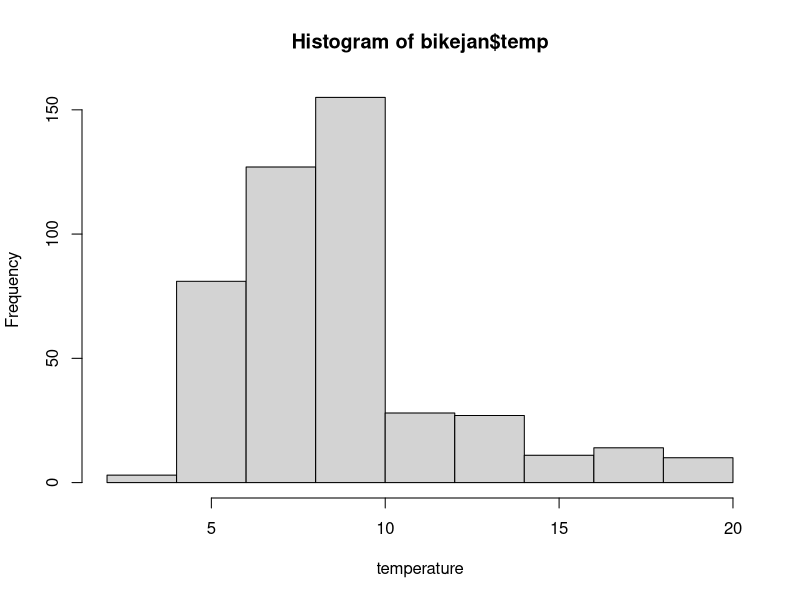
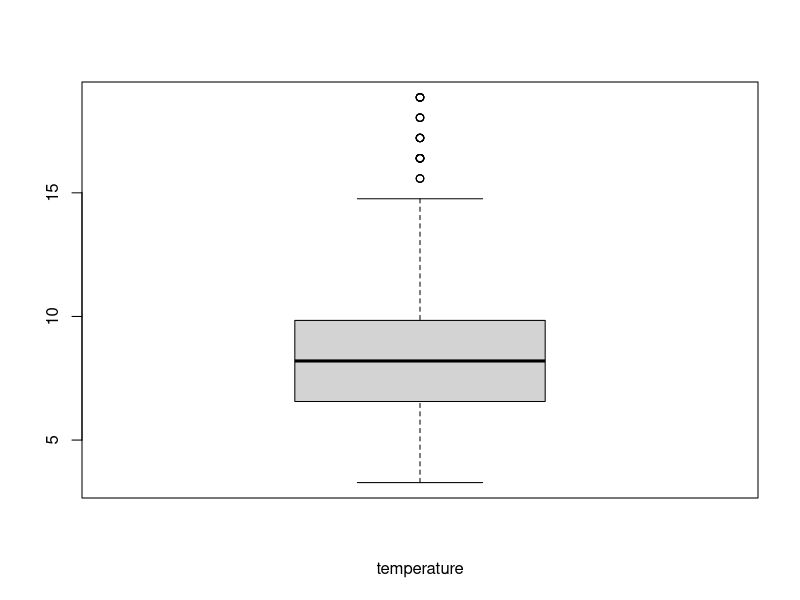
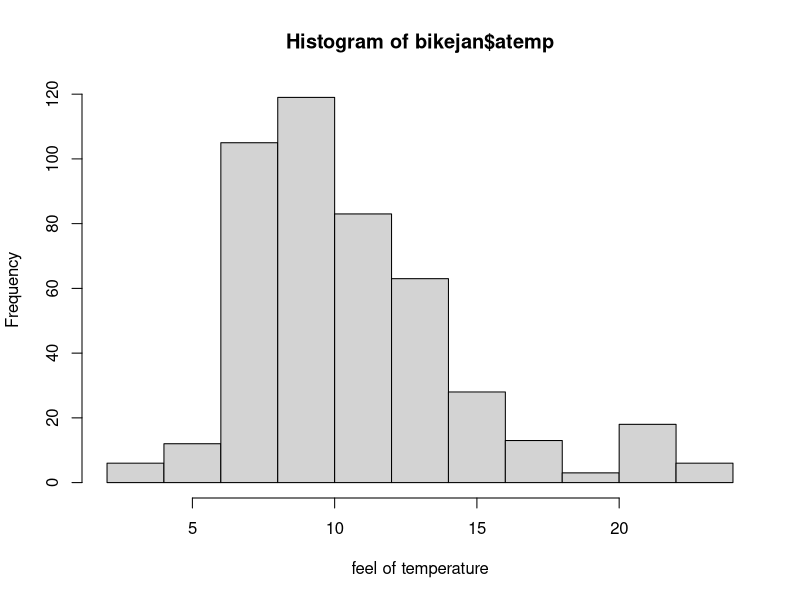
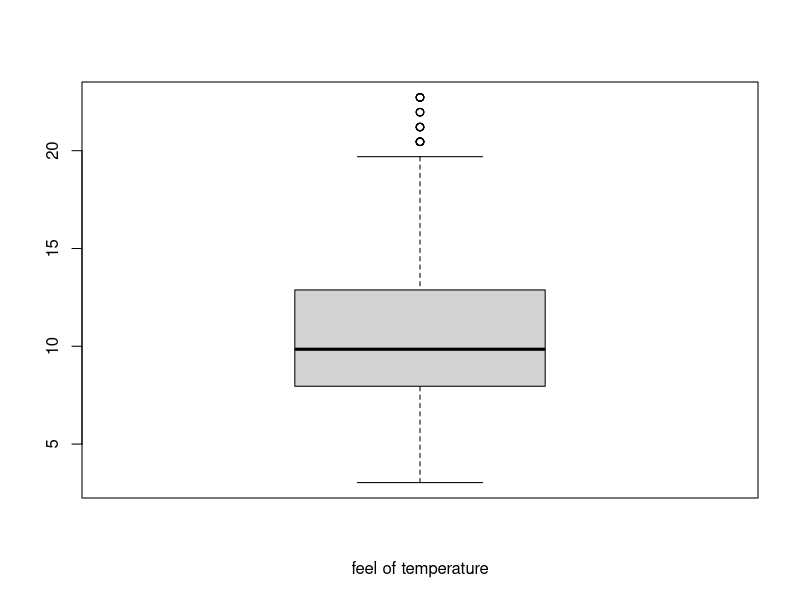
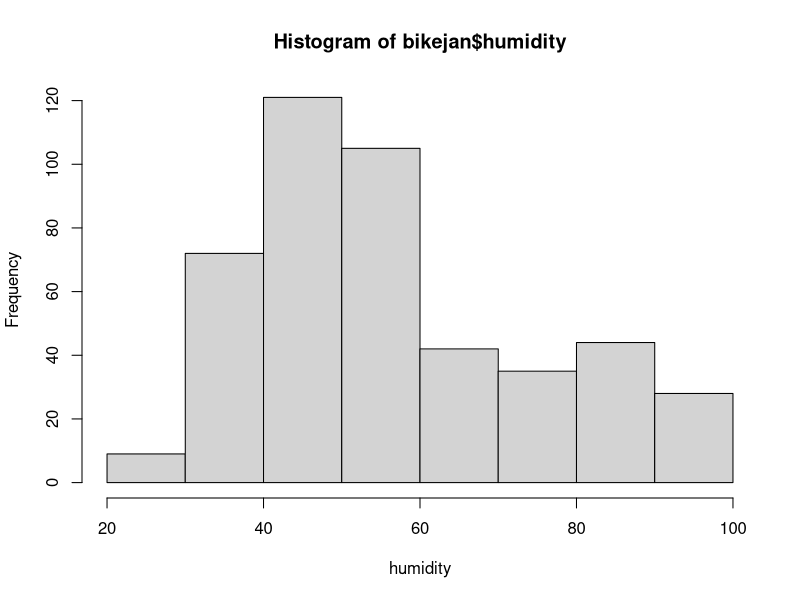
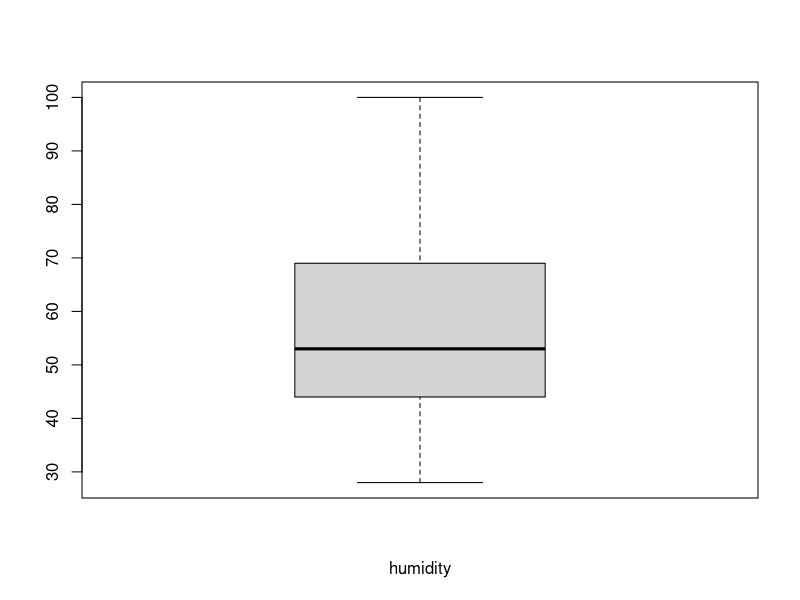
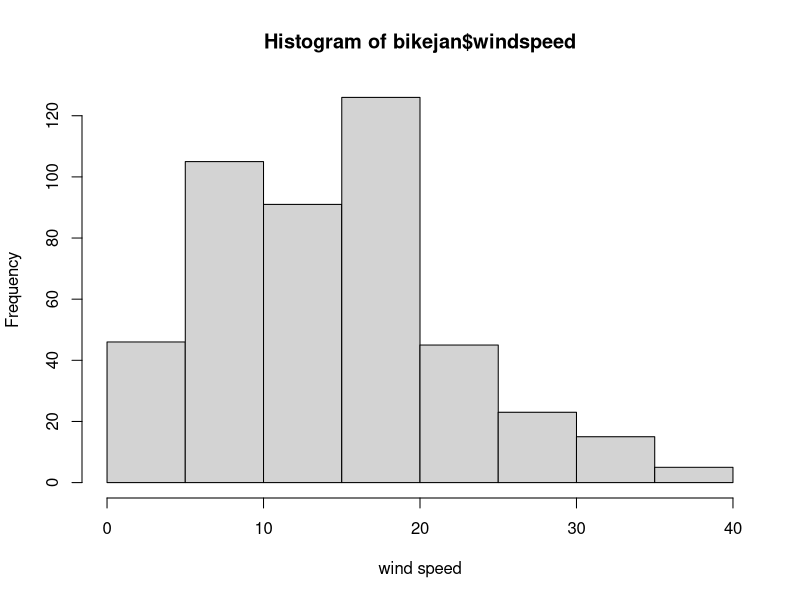
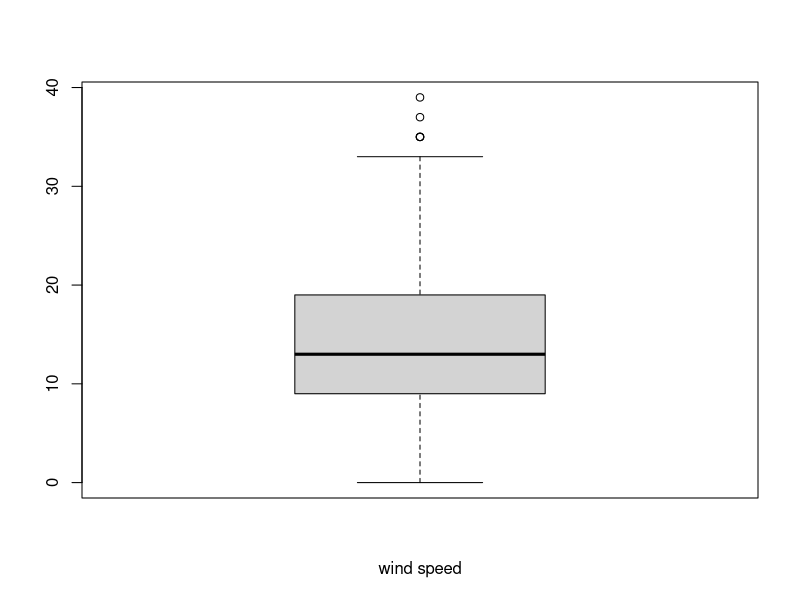

These charts were generated, in order, by the following R code:
## ---- chunk 1
bikejan <- read.csv("bikejan.csv")
bikejan$datetime <- as.POSIXlt(as.character(bikejan$datetime))
str(bikejan)
summary(bikejan)
x <- 1:10
y <- 990:999
## ---- chunk 2
table(bikejan$season)/24
## ---- chunk 3
table(bikejan$holiday)/24
bikejan[(bikejan$holiday==1),c(15,17)]
## ---- chunk 4
table(bikejan$workingday)/24
table(bikejan$day)/24
## ---- chunk 5
table(bikejan$weather)/24
table(bikejan$weather)
## ---- chunk 6
hist(bikejan$temp,xlab="temperature")
boxplot(bikejan$temp,xlab="temperature")
quantile(bikejan$temp,c(x/1000,0.05,0.1,0.2,0.25,0.3,0.4,0.5,0.6,0.7,0.75,0.8,0.9,0.95,0.96,0.97,0.98,0.99,y/1000))
## ---- chunk 7
hist(bikejan$atemp,xlab="feel of temperature")
boxplot(bikejan$atemp,xlab="feel of temperature")
quantile(bikejan$atemp,c(x/1000,0.05,0.1,0.2,0.25,0.3,0.4,0.5,0.6,0.7,0.75,0.8,0.9,0.95,0.96,0.97,0.98,0.99,y/1000))
## ---- chunk 8
hist(bikejan$humidity,xlab="humidity")
boxplot(bikejan$humidity,xlab="humidity")
quantile(bikejan$humidity,c(x/1000,0.05,0.1,0.2,0.25,0.3,0.4,0.5,0.6,0.7,0.75,0.8,0.9,0.95,0.96,0.97,0.98,0.99,y/1000))
## ---- chunk 9
hist(bikejan$windspeed,xlab="wind speed")
boxplot(bikejan$windspeed,xlab="wind speed")
quantile(bikejan$windspeed,c(x/1000,0.05,0.1,0.2,0.25,0.3,0.4,0.5,0.6,0.7,0.75,0.8,0.9,0.95,0.96,0.97,0.98,0.99,y/1000))
## ---- chunk 10
hist(bikejan$count,xlab="count")
boxplot(bikejan$count,xlab="count")
quantile(bikejan$count,c(x/1000,0.05,0.1,0.2,0.25,0.3,0.4,0.5,0.6,0.7,0.75,0.8,0.9,0.95,0.96,0.97,0.98,0.99,y/1000))
## ---- chunk 11
boxplot(count~season,bikejan,xlab="season",ylab="count")
## ---- chunk 12
boxplot(count~holiday,bikejan,xlab="holiday",ylab="count")
## ---- chunk 13
boxplot(count~workingday,bikejan,xlab="workingday",ylab="count")
## ---- chunk 14
boxplot(count~weather,bikejan,xlab="weather",ylab="count")
## ---- chunk 15
plot(count~temp,bikejan[order(bikejan$temp),],type="l",xlab="temp",ylab="count")
plot(count~atemp,bikejan[order(bikejan$atemp),],type="l",xlab="atemp",ylab="count")
plot(count~humidity,bikejan[order(bikejan$humidity),],type="l",xlab="humidity",ylab="count")
plot(count~windspeed,bikejan[order(bikejan$windspeed),],type="l",xlab="humidity",ylab="count")
## ---- chunk 16
bikejan_hour <- aggregate(count~hour,bikejan,sum)
head(bikejan_hour[order(-bikejan_hour$count),],4)
plot(count~hour,bikejan_hour,type="l")
## ---- chunk 17
bikejan_day <- aggregate(count~day,bikejan,mean)
bikejan_day[order(-bikejan_day$count),]
plot(count~day,bikejan_day,cex.axis=0.50)
## ---- chunk 18
bikejan_date <- aggregate(count~date,bikejan,sum)
head(bikejan_date[order(-bikejan_date$count),])
tail(bikejan_date[order(-bikejan_date$count),])
plot(count~date,bikejan_date,type="l")
## ---- chunk 19
cor(bikejan[,-c(1,18,17,6,15,14,13,11,10)])
## ---- chunk 20
#converting all categorical variables as factor variables
bikejan$season <- as.factor(bikejan$season)
bikejan$holiday <- as.factor(bikejan$holiday)
bikejan$workingday <- as.factor(bikejan$workingday)
bikejan$hour <- as.numeric(bikejan$hour)
bikejan$day <- as.numeric(bikejan$day)
#weather is taken as numeric variable, as there is a value in the prediction data set with weather=4, to predict that value we keep the weather as continuos variable
bikejan$weather <- as.numeric(bikejan$weather)
## ---- chunk 21
#partitioning the data into train dataset and test dataset
library(caret)
intrain <- createDataPartition(bikejan$count,times=1,p=.8, list=FALSE)
trainjan <- bikejan[intrain,]
testjan <- bikejan[-intrain,]
## ---- chunk 22
#let us put all the variables in the model  
library(car)
library(MASS)
model <- lm(count~ holiday+workingday+weather+temp+atemp+humidity+windspeed+hour+day, trainjan)
vif(model)
#VIF of temp and atemp is very high, they are collinear variables, so we drop atemp, as it has high value of VIF
model <- lm(count~ holiday+workingday+weather+temp+humidity+windspeed+hour+day, trainjan)
vif(model)
#The VIF of all variable is less than 2, hence we consider al the variables for the model, let us ty to have the best fit using stepwise regression model
model_bike <- stepAIC(model,direction= "both")
model_bike$anova
#using stepwise regression it has dropped the 'holiday' variable. When cheked with the initial model, holiday wasn't significant
summary(model_bike)
par(mfrow=c(2,2))
plot(model_bike)
## ---- chunk 23
testjan$season <- as.factor(testjan$season)
testjan$holiday <- as.factor(testjan$holiday)
testjan$workingday <- as.factor(testjan$workingday)
testjan$hour <- as.numeric(testjan$hour)
testjan$weather <- as.numeric(testjan$weather)
testjan$day <- as.numeric(testjan$day)
#predicting count values from the model
predict_test_lm <- ceiling(predict(model,testjan))
## ---- chunk 24
#classification tree model
modfit_tree <- train(count ~ holiday+workingday+weather+temp+atemp+humidity+windspeed+hour+day, data= trainjan, method= "rpart")
modfit_tree$finalModel
plot(modfit_tree)
predict_test_tree <- ceiling(predict(modfit_tree,testjan))
## ---- chunk 25
#random forest model
modfit_rf <- train(count ~ holiday+workingday+weather+temp+atemp+humidity+windspeed+hour+day, data= testjan, method= "rf", prox= TRUE)
plot(modfit_rf)
modfit_rf
predict_test_rf <- ceiling(predict(modfit_rf,testjan))
## ---- chunk 26
mape <- function(y,yhat)
  {sum(abs((y-yhat)/yhat))}
mape (testjan$count,predict_test_lm)
mape (testjan$count,predict_test_tree)
mape (testjan$count,predict_test_rf)
